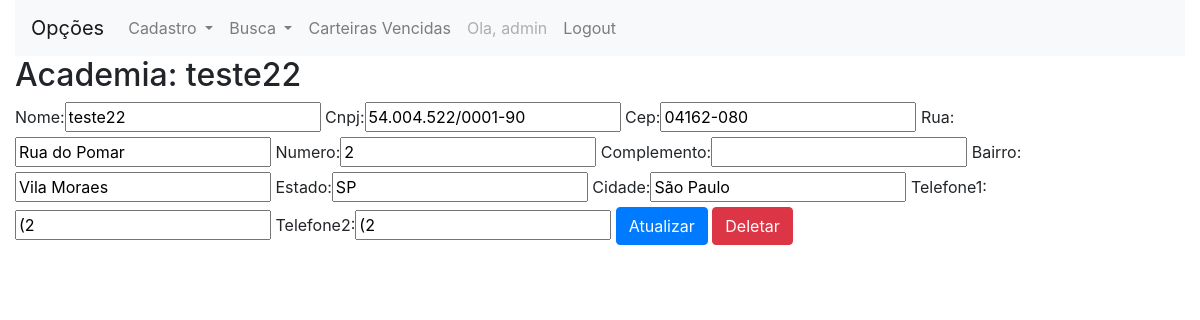
The app's page /core/update_academia/2/ (signed in), older data.
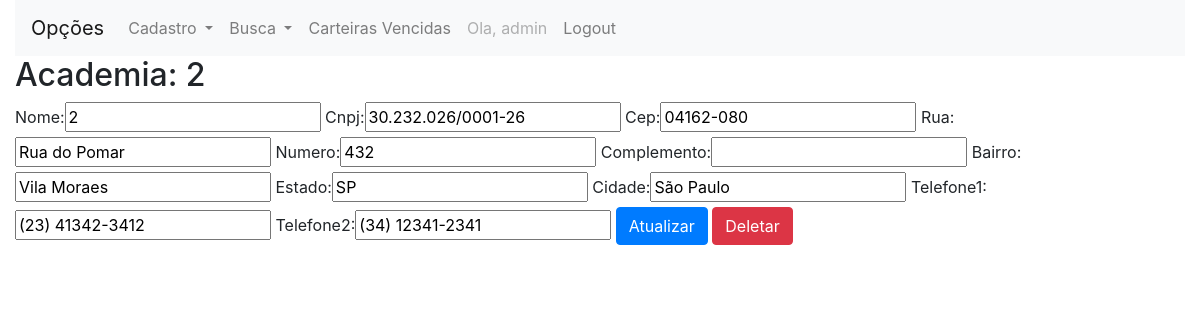
The same page, newer data.
### core/models.py (models this page shows, shortened)
class Academia(models.Model): # Classe Academia
    IDAcademia = models.AutoField(primary_key=True, unique=True)
    Nome = models.CharField(max_length=45)
    CNPJ = models.CharField(max_length=20, unique=True)
    CEP = models.CharField(max_length=20)
    Rua = models.CharField(max_length=50)
    Numero = models.SmallIntegerField()
    Complemento = models.CharField(max_length=50, blank=True, null=True)
    Bairro = models.CharField(max_length=50)
    Estado = models.CharField(max_length=50)
    Cidade = models.CharField(max_length=50)
    Telefone1 = models.CharField(max_length=20)
    Telefone2 = models.CharField(max_length=20)

### core/views.py (the view)
# urls.py: url(r'^update_academia/(?P<IDAcademia>\d+)/$', update_academia, name='core_update_academia'), # UPDATE
@login_required
def update_academia(request, IDAcademia):
    data = {}
    academia = Academia.objects.get(IDAcademia=IDAcademia)
    form = AcademiaForm(request.POST or None, instance=academia)
    data['academia'] = academia
    data['form'] = form
    if request.method == 'POST':
        if form.is_valid():
            form.save()
            return redirect("search_academia")
    return render(request, 'core/update_academia.html', data)

### core/forms.py
class AcademiaForm(ModelForm):
    CEP = BRZipCodeField(label='CEP')
    CNPJ = BRCNPJField(label='CNPJ')
    class Meta:
        model = Academia
        fields = '__all__'

### core/templates/core/update_academia.html (shortened to what this page needs)
{% extends 'core/base.html' %}
{% load static %}
{% load bootstrap %}
{% block main %}
{% include 'core/menu.html' %}
<h2>Academia: {{academia.Nome}}</h2>
<form action="{% url 'core_update_academia' academia.IDAcademia  %}" method="POST">
    {{ form|bootstrap }}
    <button type="submit" class="btn btn-primary">Atualizar</button>
    <div class="btn-danger btn" role="alert"><a style="color: white" href="{% url 'core_delete_academia' academia.IDAcademia %}">Deletar</a></div>
</form>
<br>
{% endblock %}

Row changes from the older to the newer data that the page shows:
changed Academia "Rua do Pomar": Nome "teste22" → "2"; CNPJ "54.004.522/0001-90" → "30.232.026/0001-26"; Numero "2" → "432"; Telefone1 "(2" → "(23) 41342-3412"; Telefone2 "(2" → "(34) 12341-2341"
